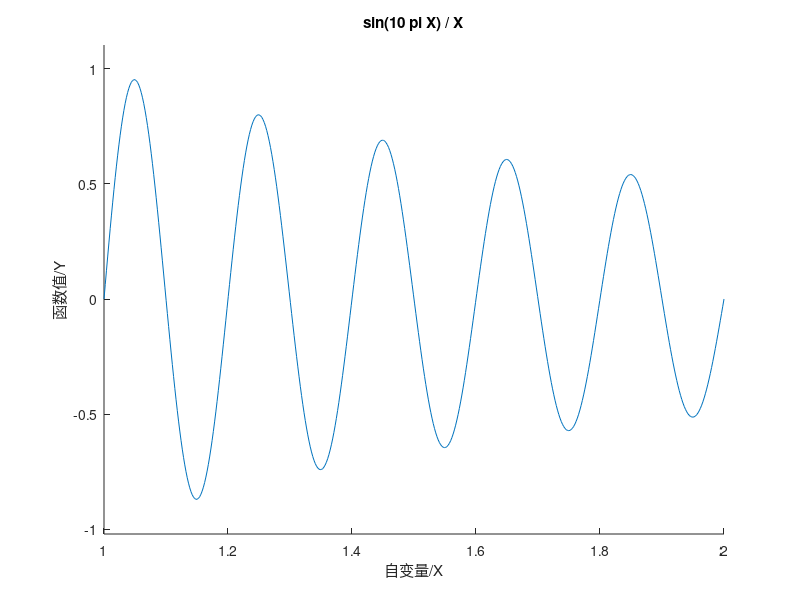

MATLAB code to generate this figure: (Note: this script raises an error after producing the figure.)
function GA1_3_3
%% find  min f(x) = sin(10*pi*x)/x x=[1,2] 
clc
clear all
close all
%% plot f(x) 
figure(1)
hold on;
lb = 1;
ub = 2;                                                         % f(x) independent variable x=[1,2]
ezplot('sin(10*pi*X) / X',[lb,ub]);                             % f(x) plot curve
xlabel('自变量/X');
ylabel('函数值/Y');
%% define GA algorithm parameter
NIND = 40;                                                      % population size
MAXGEN = 20;                                                    % max genetic algebra
PRECI = 20;                                                     % individual length
GGAP = 0.95;                                                    % generation gap
px = 0.7;                                                       % cross probability
pm = 0.01;                                                      % mutation probability
trace = zeros(2,MAXGEN);                                        % initial vaule optimal result
FieldD = [PRECI;lb;ub;1;0;1;1];                                 % field descriptor
Chrom = crtbp(NIND,PRECI);                                      % create any discrete random population
%% optimzation
gen = 0;                                                        % generation count
X = bs2rv(Chrom,FieldD);                                        % initial population BIN to DEC
ObjV = sin(10*pi*X)./X;                                         % calculate objective function value
while gen < MAXGEN
    FitnV = ranking(ObjV);                                      % assign fitness values
    SelCh = select('sus',Chrom,FitnV,GGAP);                     % select
    SelCh = recombin('xovsp',SelCh,px);                         % recombination
    SelCh = mut(SelCh,pm);                                      % mutation
    X = bs2rv(SelCh,FieldD);                                    % descendant individual DEC convert
    ObjVSel = sin(10 * pi * X)./X;                              % cal descendant objective fun value
    [Chrom,ObjV] = reins(Chrom,SelCh,1,1,ObjV,ObjVSel);         % reinsert child to parent, get new population
    X = bs2rv(Chrom,FieldD);
    gen = gen+1;                                                % add gen count
    % obtain optimal solution and sequence for each generation
    % Y:opt solution,I: sequence
    [Y,I] = min(ObjV);
    trace(1,gen) = X(I);                                        % every gen opt
    trace(2,gen) = Y;
end
plot(trace(1,:),trace(2,:),'bo');                               % plot every gen opt
grid on
plot(X,ObjV,'b*');                                              % plot last gen population hold off
%% plot evolutionary diagram
figure(2)
plot(1:MAXGEN,trace(2,:));
grid on
xlabel('遗传代数')
ylabel('解的变化')
title('进化过程')
bestY = trace(2,end);
bestX = trace(1,end);
fprintf(['最优解:\nX=',num2str(bestX),'\nY=',num2str(bestY),'\n'])

